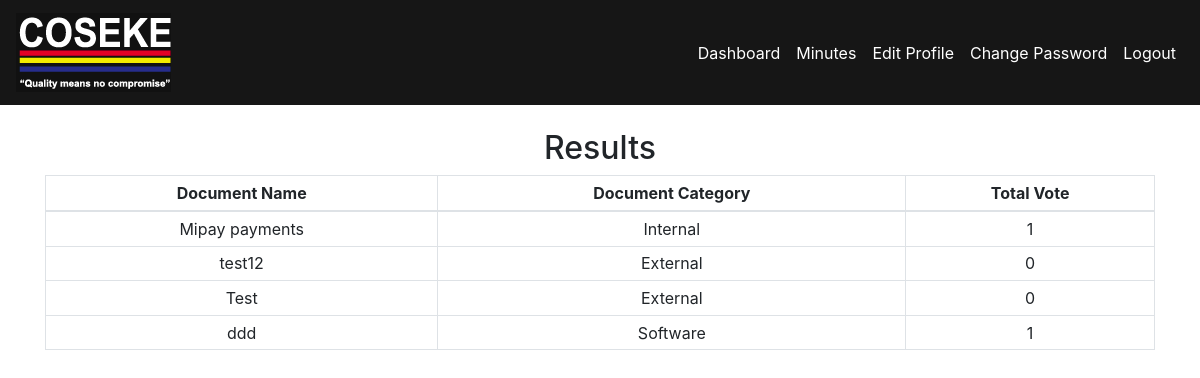
Page /result/ (signed in) on the committed database.
### poll/models.py (models this page shows, shortened)
class Document(models.Model):
    name = models.CharField(max_length=50)
    file = models.FileField(blank=False, null=False)
    total_vote = models.IntegerField(default=0, editable=False)
    category = models.ForeignKey(Category, on_delete=models.CASCADE)

class Category(models.Model):
    title = models.CharField(max_length=50, unique=True)
    def __str__(self):
        return self.title

### poll/views.py (the view)
# urls.py: path('result/', views.resultView, name='result'),
@login_required
def resultView(request):
    obj = Document.objects.all().order_by('category', '-total_vote')
    return render(request, "poll/result.html", {'obj': obj})

### poll/templates/poll/result.html (shortened to what this page needs)
{% extends "base.html" %}
{% block content %}
  <h2 class="text-center">Results</h2>
  <table class="table table-bordered table-sm text-center">
    <thead>
      <tr>
        <th>Document Name</th>
        <th>Document Category</th>
        <th>Total Vote</th>
      </tr>
    </thead>
    <tbody>
      {% for i in obj %}
        <tr>
          <td>{{ i.name }}</td>
          <td>{{ i.category }}</td>
          <td>{{ i.total_vote }}</td>
        </tr>
      {% endfor %}
    </tbody>
  </table>
{% endblock %}

### rows in the picture
Document: name "Mipay payments", category "Internal", total_vote "1"
Document: name "test12", category "External", total_vote "0"
Document: name "Test", category "External", total_vote "0"
Document: name "ddd", category "Software", total_vote "1"
